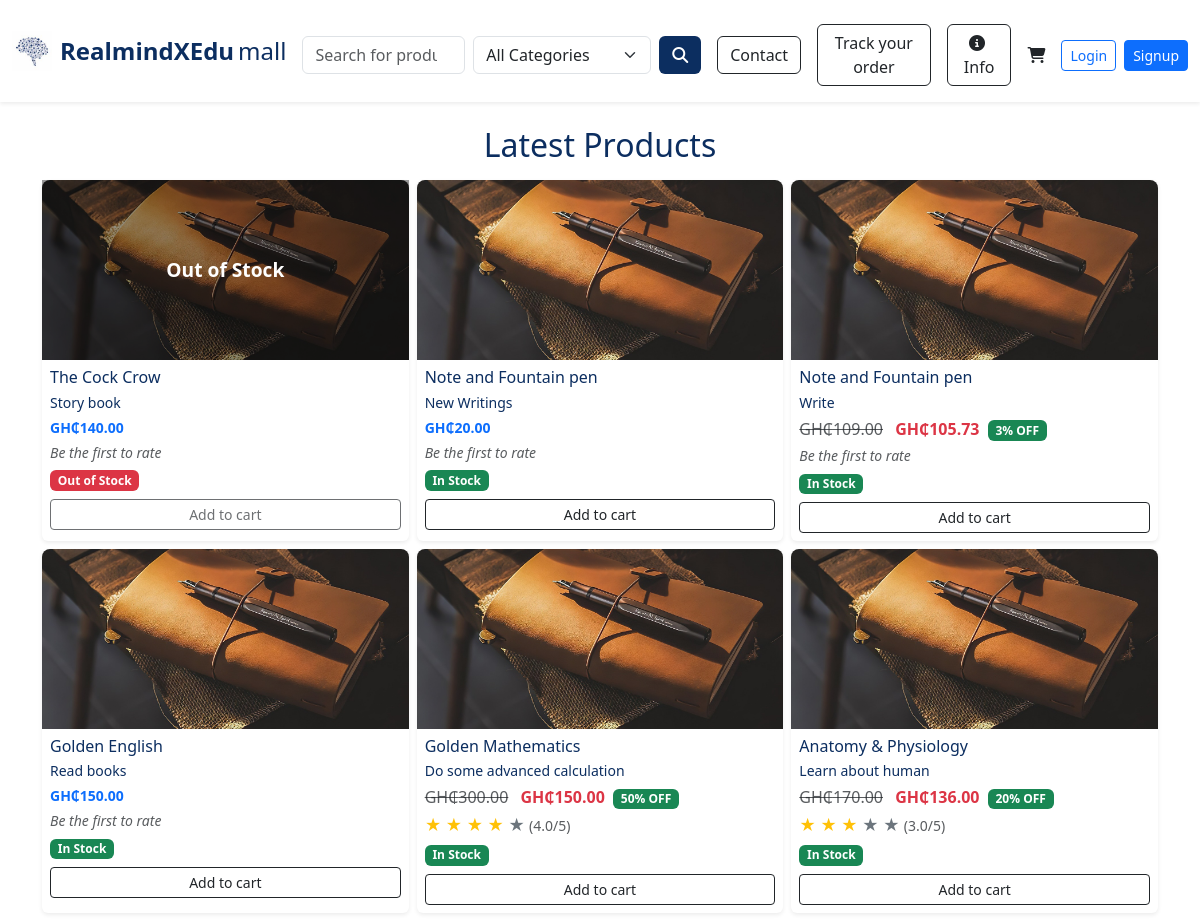
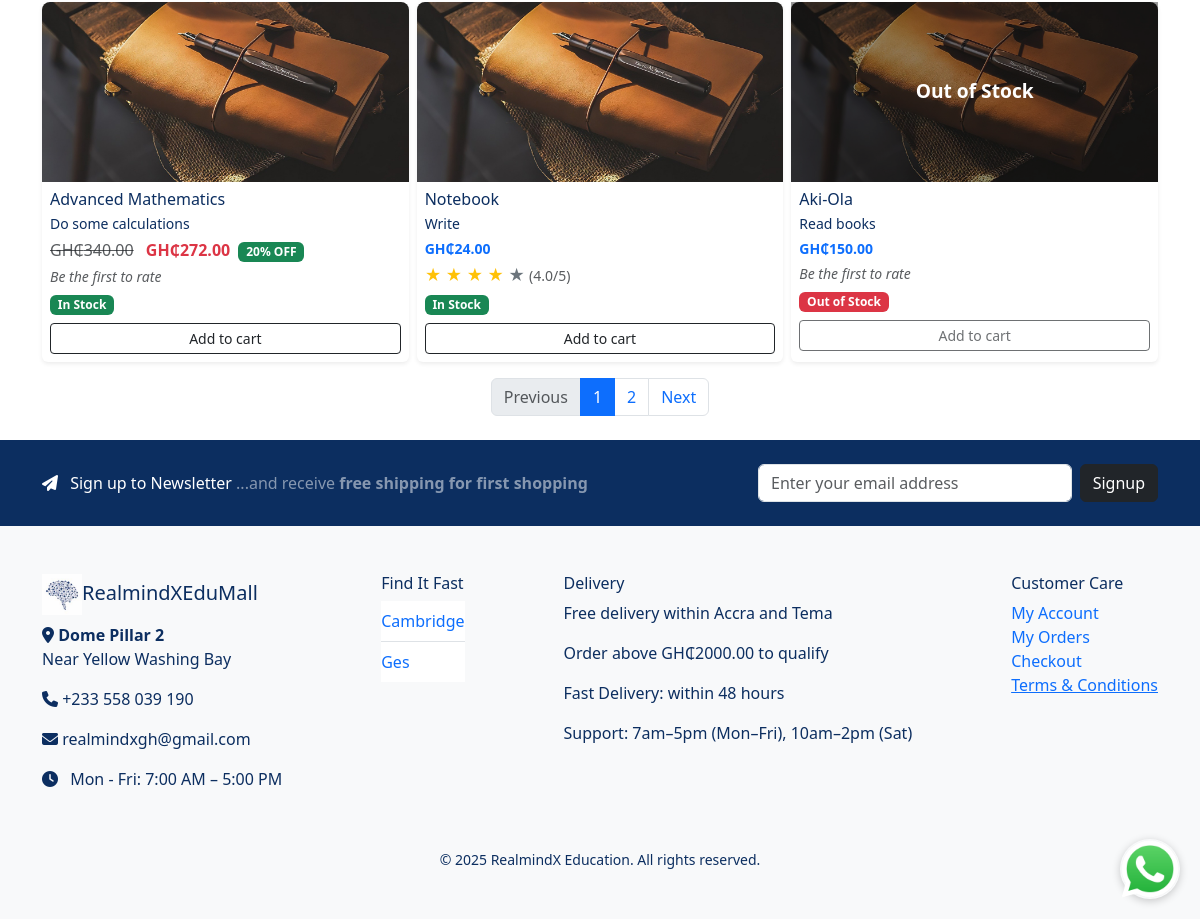
The page / on the database its author committed (2 pictures, top to bottom).
### e_commerce/models/products.py (models this page shows, shortened)
class Product(db.Model):
    __tablename__ = 'product'  # Optional, but makes FK references safer
    id = db.Column(db.Integer, primary_key=True)
    name = db.Column(db.String(120), nullable=False)
    description = db.Column(db.Text, nullable=False)
    price = db.Column(db.Float, nullable=False)
    discount_percentage = db.Column(db.Float, default=0.0)
    image_filename = db.Column(db.String(120))
    in_stock = db.Column(db.Boolean, default=True)
    date_created = db.Column(db.DateTime, default=datetime.utcnow)
    author = db.Column(db.String(120), nullable=True)
    brand = db.Column(db.String(120), nullable=True)
    grade = db.Column(db.String(50), nullable=True)
    level = db.Column(db.String(50), nullable=True)
    subject = db.Column(db.String(100), nullable=True)
    ratings = db.relationship('ProductRating', back_populates='product', lazy=True)
    category_id = db.Column(db.Integer, db.ForeignKey('category.id'))
    category = db.relationship('Category', back_populates='products')
    order_items = db.relationship('OrderItem', backref='product', lazy=True)
    @property
    def discounted_price(self):
        return round(self.price * (1 - self.discount_percentage / 100), 2) if self.discount_percentage else self.price

### e_commerce/models/category.py (models this page shows)
class Category(db.Model):
    id = db.Column(db.Integer, primary_key=True)
    name = db.Column(db.String(100), nullable=False, unique=True)
    products = db.relationship('Product', back_populates='category', lazy=True)

### e_commerce/routes/main_routes.py (the view)
@main_bp.route('/')
def home():
    page = request.args.get('page', 1, type=int)
    per_page = 9
    fliers = PromotionFlier.query.order_by(PromotionFlier.id.desc()).all()
    products = Product.query.order_by(Product.date_created.desc()).paginate(
        page=page,
        per_page=per_page,
        error_out=False
    )
    return render_template('home.html', products=products, fliers=fliers)

### e_commerce/templates/home.html (shortened to what this page needs)
{% extends "index.html" %}
{% block content %}
<div class="container my-4">
  {% if not current_user.is_authenticated %}
    <h2 class="text-center mb-3" style="color: #0C2E60;">Latest Products</h2>
    {% if products.items %}
      <div class="row g-2">
        {% for product in products.items %}
        <div class="col-6 col-md-4">
          <div class="card h-100 shadow-sm border-0">
            <div class="position-relative" style="height: 180px;">
              <img
                src="{{ url_for('static', filename='uploads/' ~ product.image_filename) }}"
                class="card-img-top"
                alt="{{ product.name }}"
                style="height: 100%; object-fit: cover; border-top-left-radius: .5rem; border-top-right-radius: .5rem;">
              {% if not product.in_stock %}
              <div class="position-absolute top-0 start-0 w-100 h-100 d-flex justify-content-center align-items-center"
                   style="background-color: rgba(0, 0, 0, 0.4); z-index: 10;">
                <span class="text-white fw-bold" style="font-size: 1.2rem;">Out of Stock</span>
              </div>
              {% endif %}
            </div>
            <div class="card-body p-2">
              <h6 class="card-title mb-1" style="color: #0C2E60;">{{ product.name }}</h6>
              <p class="card-text small mb-1" style="color: #0C2E60;">
                {{ product.description[:60] }}{% if product.description|length > 60 %}...{% endif %}
              </p>
              {% if product.discount_percentage and product.discount_percentage > 0 %}
                <p class="mb-1">
                  <del class="text-muted">GH₵{{ '%.2f'|format(product.price) }}</del>
                  <span class="text-danger fw-bold ms-2">
                    GH₵{{ '%.2f'|format(product.discounted_price) }}
                  </span>
                  <span class="badge bg-success ms-1 small">
                    {{ '%.0f'|format(product.discount_percentage) }}% OFF
                  </span>
                </p>
              {% else %}
                <p class="text-primary fw-bold small mb-1">
                  GH₵{{ '%.2f'|format(product.price) }}
                </p>
              {% endif %}
              {% if product.ratings %}
                {% set avg_rating = (product.ratings | map(attribute='rating') | list | sum) / product.ratings|length %}
                <div class="mb-1">
                  {% for i in range(1, 6) %}
                    {% if i <= avg_rating %}
                      <span class="text-warning">&#9733;</span>
                    {% else %}
                      <span class="text-secondary">&#9733;</span>
                    {% endif %}
                  {% endfor %}
                  <small class="text-muted">({{ '%.1f' % avg_rating }}/5)</small>
                </div>
              {% else %}
                <small class="text-muted d-block mb-1 fst-italic">Be the first to rate</small>
              {% endif %}
              <span class="badge {{ 'bg-success' if product.in_stock else 'bg-danger' }} mb-2">
                {{ 'In Stock' if product.in_stock else 'Out of Stock' }}
              </span>
              {% if product.in_stock %}
                <a href="{{ url_for('cart.add_quantity', product_id=product.id) }}" class="btn btn-outline-dark btn-sm w-100">Add to cart</a>
              {% else %}
                <button class="btn btn-outline-dark btn-sm w-100" disabled>Add to cart</button>
              {% endif %}
            </div>
          </div>
        </div>
        {% endfor %}
      </div>
      <nav aria-label="Page navigation">
        <ul class="pagination justify-content-center mt-3">
          {% if products.has_prev %}
            <li class="page-item">
              <a class="page-link" href="{{ url_for('main.home', page=products.prev_num) }}">Previous</a>
            </li>
          {% else %}
            <li class="page-item disabled"><span class="page-link">Previous</span></li>
          {% endif %}
          {% for p in products.iter_pages(left_edge=1, right_edge=1, left_current=1, right_current=2) %}
            {% if p %}
              <li class="page-item {% if p == products.page %}active{% endif %}">
                <a class="page-link" href="{{ url_for('main.home', page=p) }}">{{ p }}</a>
              </li>
            {% else %}
              <li class="page-item disabled"><span class="page-link">…</span></li>
            {% endif %}
          {% endfor %}
          {% if products.has_next %}
            <li class="page-item">
              <a class="page-link" href="{{ url_for('main.home', page=products.next_num) }}">Next</a>
            </li>
          {% else %}
            <li class="page-item disabled"><span class="page-link">Next</span></li>
          {% endif %}
        </ul>
      </nav>
    {% else %}
      <div class="alert alert-warning text-center">No products available at the moment.</div>
    {% endif %}
  {% else %}
    <div class="alert alert-info text-center">
      Welcome, {{ current_user.username }}. You can view and rate your
      <a href="{{ url_for('main.purchased_products') }}">purchased products here</a>.
    </div>
  {% endif %}
</div>
{% endblock %}

### e_commerce/templates/index.html (shortened to what this page needs)
<!DOCTYPE html>
<html lang="en">
<head>
  <link href="https://cdn.jsdelivr.net/npm/bootstrap@5.3.3/dist/css/bootstrap.min.css" rel="stylesheet">
  <link rel="stylesheet" href="https://cdnjs.cloudflare.com/ajax/libs/font-awesome/6.6.0/css/all.min.css">
</head>
<body>
<nav class="navbar navbar-expand-lg navbar-light bg-white shadow-sm py-3">
  <div class="container-fluid">
    <a class="navbar-brand d-flex align-items-center" href="{{ url_for('main.home') }}">
      <img src="{{ url_for('static', filename='images/brain.jpg') }}" alt="Logo" width="40" class="me-2">
      <div class="d-flex align-items-baseline fs-4" style="color: #0C2E60;">
        <strong class="me-1">RealmindXEdu</strong><span>mall</span>
      </div>
    </a>
    <div class="collapse navbar-collapse d-none d-lg-flex justify-content-between mt-2">
      <div class="d-flex align-items-center w-100">
        {% if not current_user.is_authenticated %}
        <form method="GET" action="{{ url_for('main.search') }}" class="d-flex w-50 me-3">
          <input class="form-control me-2" type="search" name="q" placeholder="Search for products, author, level..." autocomplete="off">
          <select name="category" class="form-select me-2">
            <option value="">All Categories</option>
          </select>
          <button class="btn text-white" style="background-color: #0C2E60;"><i class="fas fa-search"></i></button>
        </form>
        {% endif %}
        <div class="d-flex align-items-center ms-auto">
          {% if not current_user.is_authenticated %}
            <a href="{{ url_for('main.contact') }}" class="btn btn-outline-dark me-3">Contact</a>
            <a href="{{ url_for('main.track_order') }}" class="btn btn-outline-dark me-3">Track your order</a>
            <a href="{{ url_for('main.info') }}" class="btn btn-outline-dark me-3"><i class="fas fa-info-circle me-1"></i> Info</a>
            <a href="{{ url_for('cart.view_cart') }}" class="text-dark position-relative me-3">
              <i class="fas fa-shopping-cart"></i>
            </a>
            <a href="{{ url_for('auth.login') }}" class="btn btn-outline-primary btn-sm me-2">Login</a>
            <a href="{{ url_for('auth.user_signup') }}" class="btn btn-primary btn-sm">Signup</a>
          {% else %}
            <span class="me-3">Welcome, {{ current_user.username }}</span>
            <a class="nav-link me-3" href="{{ url_for('main.purchased_products') }}"><i class="fas fa-box-open me-1"></i> My Orders</a>
            <a href="{{ url_for('auth.logout') }}" class="btn btn-outline-danger btn-sm">Logout</a>
          {% endif %}
        </div>
      </div>
    </div>
  </div>
</nav>
<main>
  {% block content %}{% endblock %}
</main>
<section class="text-white py-4" style="background-color: #0C2E60;">
  <div class="container d-flex flex-column flex-md-row justify-content-between align-items-center">
    <p class="mb-3 mb-md-0 fs-6">
      <i class="fas fa-paper-plane me-2"></i> Sign up to Newsletter
      <span class="text-white-50">...and receive <strong>free shipping for first shopping</strong></span>
    </p>
    <form method="POST" action="{{ url_for('main.subscribe_newsletter') }}" class="d-flex" style="max-width: 400px; width: 100%;">
      <input type="email" name="email" class="form-control me-2" placeholder="Enter your email address" required>
      <button class="btn btn-dark" type="submit">Signup</button>
    </form>
  </div>
</section>
<footer class="bg-light py-5" style="color: #0C2E60;">
  <div class="container d-flex flex-wrap justify-content-between">
    <div class="mb-4">
      <h5><img src="{{ url_for('static', filename='images/brain.jpg') }}" width="40"><span style="color: #0C2E60;">RealmindXEduMall</span></h5>
      <p><i class="fa fa-map-marker-alt"></i> <strong>Dome Pillar 2</strong><br>Near Yellow Washing Bay</p>
      <p><i class="fa fa-phone"></i> +233 558 039 190</p>
      <p><i class="fa fa-envelope"></i> realmindxgh@gmail.com</p>
      <p><i class="fa fa-clock me-2"></i> Mon - Fri: 7:00 AM – 5:00 PM</p>
    </div>
    <div>
      <h6>Find It Fast</h6>
      <ul class="list-group list-group-flush">
        {% for cat in categories %}
          <li class="list-group-item px-0">
            <a href="{{ url_for('main.search', category=cat.id) }}" class="text-decoration-none">{{ cat.name }}</a>
          </li>
        {% endfor %}
      </ul>
    </div>
    <div>
      <h6>Delivery</h6>
      <p>Free delivery within Accra and Tema</p>
      <p>Order above GH₵2000.00 to qualify</p>
      <p>Fast Delivery: within 48 hours</p>
      <p>Support: 7am–5pm (Mon–Fri), 10am–2pm (Sat)</p>
    </div>
    <div>
      <h6>Customer Care</h6>
      <ul class="list-unstyled">
        <li><a href="{{ url_for('auth.login') }}" class="text-decoration-none" >My Account</a></li>
        <li><a href="{{ url_for('auth.login') }}" class="text-decoration-none">My Orders</a></li>
        <li><a href="{{ url_for('cart.checkout') }}" class="text-decoration-none">Checkout</a></li>
        <li><a href="#">Terms & Conditions</a></li>
      </ul>
    </div>
  </div>
  <div class="text-center mt-3">
    <small id="copyright"></small>
  </div>
</footer>
<a href="https://wa.me/233558099689" class="whatsapp-float" target="_blank" style="position: fixed;
  bottom: 20px;
  right: 20px;
  z-index: 9999;
  background-color: transparent;
  border-radius: 50%;
  box-shadow: 0 2px 8px rgba(0,0,0,0.2);
  transition: transform 0.2s ease-in-out;">
    <img src="{{ url_for('static', filename='images/whatsapp.png') }}" alt="WhatsApp" width="60">
</a>
</body>
</html>

### rows shown on the page
Product: image_filename (picture), shows "Out of Stock", name "The Cock Crow", description "Story book", price "140.00", shows "Be the first to rate", in_stock "Out of Stock", shows "Add to cart"
Product: image_filename (picture), name "Note and Fountain pen", description "New Writings", price "20.00", shows "Be the first to rate", in_stock "In Stock"
Product: image_filename (picture), name "Note and Fountain pen", description "Write", price "109.00", discounted_price "105.73", discount_percentage "3", shows "Be the first to rate", in_stock "In Stock"
Product: image_filename (picture), name "Golden English", description "Read books", price "150.00", shows "Be the first to rate", in_stock "In Stock"
Product: image_filename (picture), name "Golden Mathematics", description "Do some advanced calculation", price "300.00", discounted_price "150.00", discount_percentage "50", avg_rating "4.0", in_stock "In Stock"
Product: image_filename (picture), name "Anatomy & Physiology", description "Learn about human", price "170.00", discounted_price "136.00", discount_percentage "20", avg_rating "3.0", in_stock "In Stock"
Product: image_filename (picture), name "Advanced Mathematics", description "Do some calculations", price "340.00", discounted_price "272.00", discount_percentage "20", shows "Be the first to rate", in_stock "In Stock"
Product: image_filename (picture), name "Notebook", description "Write", price "24.00", avg_rating "4.0", in_stock "In Stock"
Product: image_filename (picture), shows "Out of Stock", name "Aki-Ola", description "Read books", price "150.00", shows "Be the first to rate", in_stock "Out of Stock", shows "Add to cart"
Category: name "Cambridge"
Category: name "Ges"

### other values the page prints
{{ p }} "1" "2"
